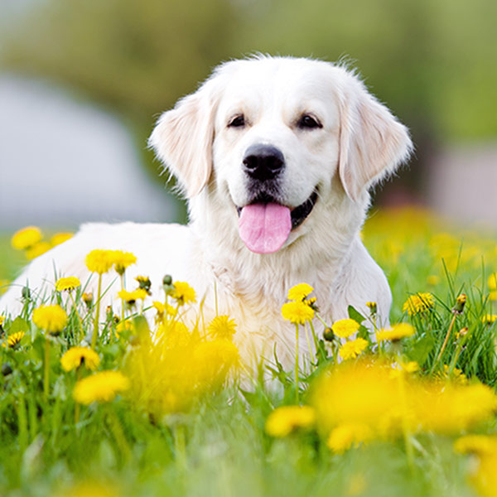
#> input picture Computer-vision/Images and Videos/dog.png, 497 x 497 px, shrunk from 600 x 600 before the run
$ python Digital_Negtive_and_Gray_level_slicing.py
#> lines starting #> are read from the running program, lines starting #| are printed output that depends on the picture
import cv2
import os

'''
Part 1 :- Perfrom Digital Negative
'''

image= cv2.imread('../Images and Videos/dog.png')
#> image is the input picture: shape (497, 497, 3); mean B, G, R 104.5, 173, 171.1

print(image.shape)
#| (497, 497, 3)

Digital_negative = 255 - image
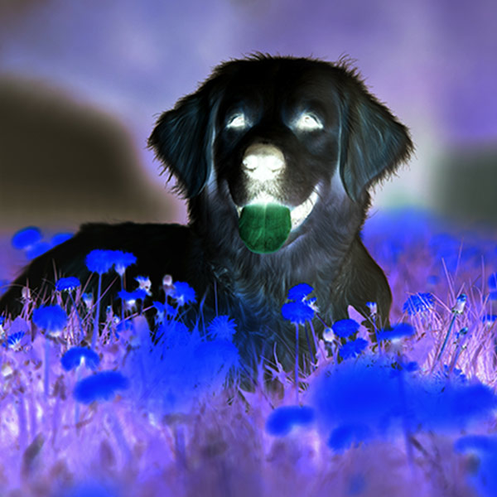
#> Digital_negative: shape (497, 497, 3); mean B, G, R 150.5, 82, 83.9
cv2.imshow('Digital_negative',Digital_negative)

os.makedirs('./Result', exist_ok=True)
cv2.imwrite('./Result/Digital_Negtive.png',Digital_negative)

'''
Part 2: Gray Level Slicing with and without background
'''


r1 = int(input("Enter r1 : "))
#> the answer given: 3
r2 = int(input("Enter r2 : "))
#> the answer given: 3
print(type(r1),type(r2))

gray = cv2.cvtColor(image, cv2.COLOR_BGR2GRAY)
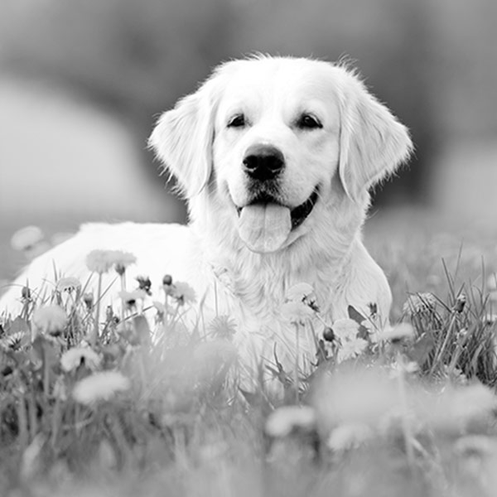
#> gray: shape (497, 497); min 0, max 255, mean 164.6
gray_level_slicing_without_background = gray.copy()
gray_level_slicing_with_background = gray.copy()

print(gray.shape)
#| (497, 497)
h,w= gray.shape
#> h = 497; w = 497

print(image[0][0])
#| [178 179 169]
print(gray[0][0])
#| 176

# Gray level slicing without background

for i in range(h):
    for j in range(w):
        if gray_level_slicing_without_background[i][j] > r1 and gray_level_slicing_without_background[i][j] <r2:
            gray_level_slicing_without_background[i][j] = 255
        else:
            gray_level_slicing_without_background[i][j] = 0
#> gray_level_slicing_without_background: shape (497, 497); every value is 0

# Gray level slicing with background

for i in range(h):
    for j in range(w):
        if gray_level_slicing_with_background[i][j] > r1 and gray_level_slicing_with_background[i][j] <r2:
            gray_level_slicing_with_background[i][j] = 255

cv2.imshow('image',image)
cv2.imshow('gray',gray)
cv2.imshow('Gray level slicing without background',gray_level_slicing_without_background)
cv2.imshow('Gray level slicing with background',gray_level_slicing_with_background)

cv2.imwrite('./Result/gray_level_slicing_without_background.png',gray_level_slicing_without_background)
cv2.imwrite('./Result/gray_level_slicing_with_background.png',gray_level_slicing_with_background)

cv2.waitKey(0)
cv2.destroyAllWindows()

$ run again, with Computer-vision/Images and Videos/balloons_noisy.png copied over Computer-vision/Images and Videos/dog.png
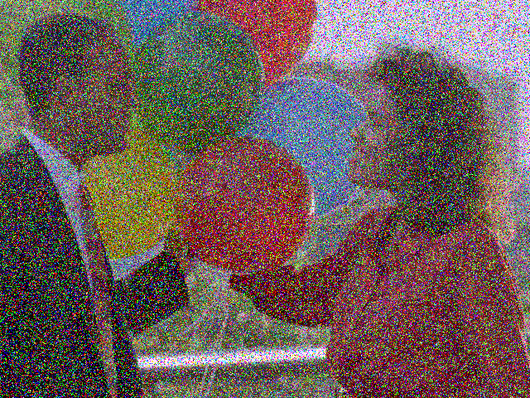
#> input picture Computer-vision/Images and Videos/balloons_noisy.png, 530 x 398 px, shrunk from 640 x 480 before the run
#> image is the input picture: shape (398, 530, 3); mean B, G, R 90.2, 92.6, 109.2
#| (398, 530, 3)
#> `Digital_negative = 255 - image`:
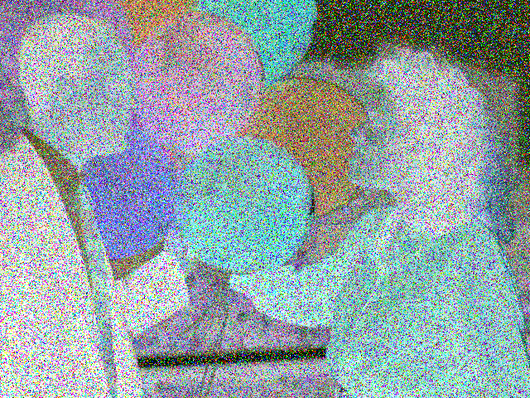
#> Digital_negative: shape (398, 530, 3); mean B, G, R 164.8, 162.4, 145.8
#> `gray = cv2.cvtColor(image, cv2.COLOR_BGR2GRAY)`:
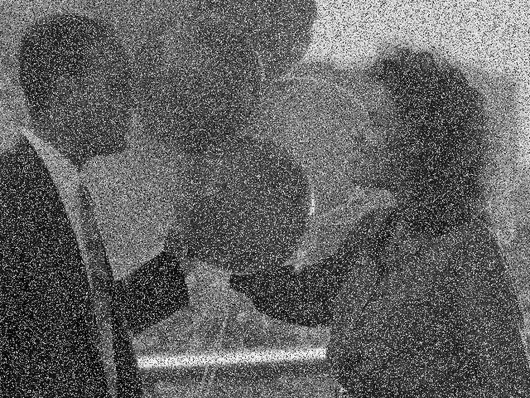
#> gray: shape (398, 530); min 0, max 255, mean 97.3
#| (398, 530)
#| [212 165 163]
#| 170
